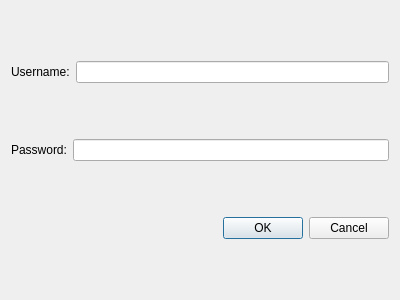
<?xml version="1.0" encoding="UTF-8"?>
<ui version="4.0">
 <class>AuthenticationDialog</class>
 <widget class="QDialog" name="AuthenticationDialog">
  <property name="geometry">
   <rect>
    <x>0</x>
    <y>0</y>
    <width>400</width>
    <height>300</height>
   </rect>
  </property>
  <property name="windowTitle">
   <string>Dialog</string>
  </property>
  <layout class="QVBoxLayout" name="verticalLayout_2">
   <item>
    <layout class="QHBoxLayout" name="horizontalLayout_4">
     <item>
      <widget class="QLabel" name="label">
       <property name="text">
        <string>Username:</string>
       </property>
      </widget>
     </item>
     <item>
      <widget class="QLineEdit" name="unameLineEdit"/>
     </item>
    </layout>
   </item>
   <item>
    <layout class="QHBoxLayout" name="horizontalLayout_5">
     <item>
      <widget class="QLabel" name="label_3">
       <property name="text">
        <string>Password:</string>
       </property>
      </widget>
     </item>
     <item>
      <widget class="QLineEdit" name="passLineEdit_2"/>
     </item>
    </layout>
   </item>
   <item>
    <widget class="QDialogButtonBox" name="buttonBox">
     <property name="orientation">
      <enum>Qt::Horizontal</enum>
     </property>
     <property name="standardButtons">
      <set>QDialogButtonBox::Cancel|QDialogButtonBox::Ok</set>
     </property>
    </widget>
   </item>
  </layout>
 </widget>
 <resources/>
 <connections>
  <connection>
   <sender>buttonBox</sender>
   <signal>accepted()</signal>
   <receiver>AuthenticationDialog</receiver>
   <slot>accept()</slot>
   <hints>
    <hint type="sourcelabel">
     <x>248</x>
     <y>254</y>
    </hint>
    <hint type="destinationlabel">
     <x>157</x>
     <y>274</y>
    </hint>
   </hints>
  </connection>
  <connection>
   <sender>buttonBox</sender>
   <signal>rejected()</signal>
   <receiver>AuthenticationDialog</receiver>
   <slot>reject()</slot>
   <hints>
    <hint type="sourcelabel">
     <x>316</x>
     <y>260</y>
    </hint>
    <hint type="destinationlabel">
     <x>286</x>
     <y>274</y>
    </hint>
   </hints>
  </connection>
 </connections>
</ui>
